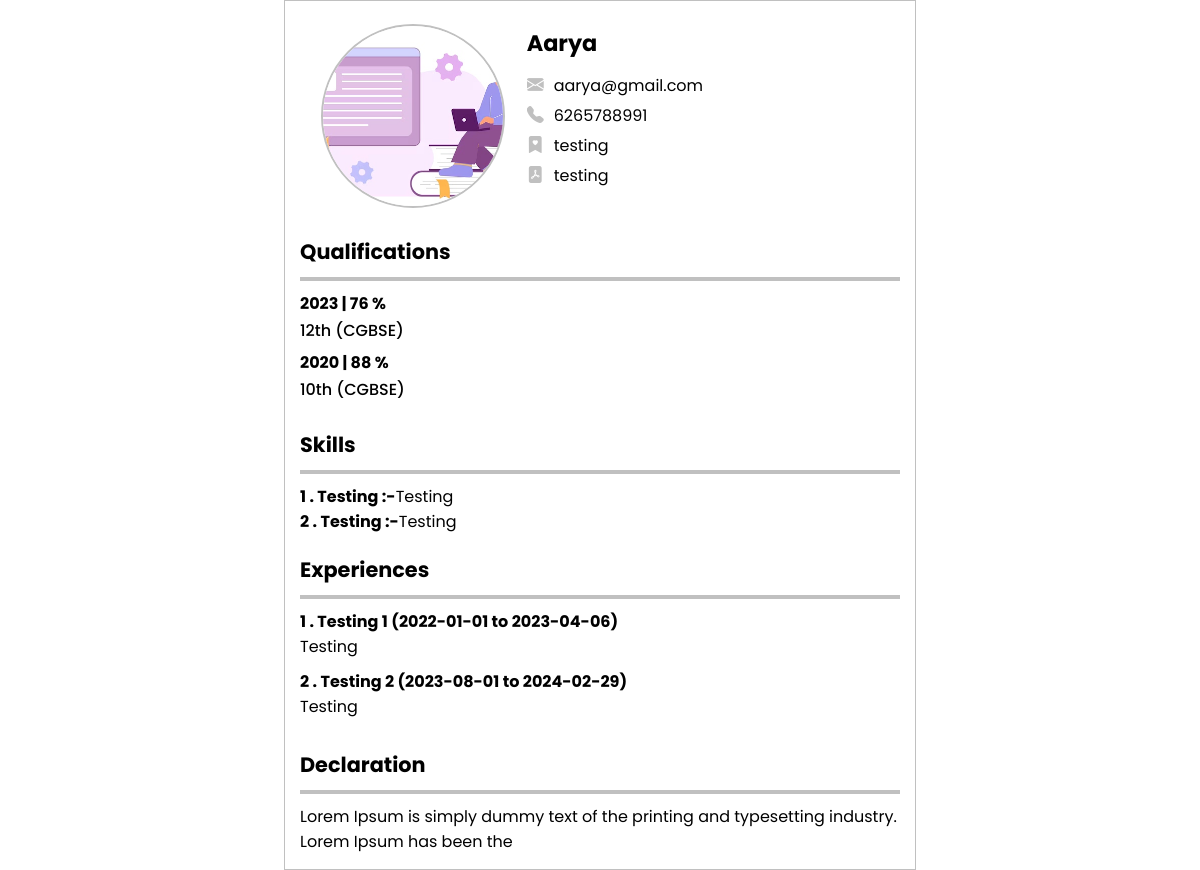
Screenshot of /resume.php?id=3 with the database file from the repository.
### tables this page shows
CREATE TABLE `users` (
  `id` int(11) NOT NULL,
  `name` varchar(50) NOT NULL,
  `image` varchar(50) NOT NULL,
  `email` varchar(50) NOT NULL,
  `contact` bigint(10) NOT NULL,
  `objective` varchar(100) NOT NULL,
  `hobbies` varchar(100) NOT NULL,
  `declaration` varchar(100) NOT NULL,
  `date` datetime NOT NULL
);

CREATE TABLE `qualifications` (
  `id` int(11) NOT NULL,
  `userid` int(11) NOT NULL,
  `qualification` varchar(100) NOT NULL,
  `board` varchar(100) NOT NULL,
  `year` varchar(50) NOT NULL,
  `percent` float NOT NULL
);

CREATE TABLE `skills` (
  `id` int(11) NOT NULL,
  `userid` int(11) NOT NULL,
  `skill` varchar(50) NOT NULL,
  `descripton` varchar(100) NOT NULL
);

CREATE TABLE `experiences` (
  `id` int(11) NOT NULL,
  `userid` int(11) NOT NULL,
  `experience` varchar(100) NOT NULL,
  `start_date` date NOT NULL,
  `end_date` date NOT NULL,
  `description` varchar(100) NOT NULL
);

### connect.php (called while the page is built, shortened)
<?php
class Database
{
	private $host = "localhost";
	private $username = "root";
	private $password = "";
	private $db = "skill_count";
	function connect(){
		$connection = mysqli_connect($this->host,$this->username,$this->password,$this->db);
		return $connection;
	}
	function read($query){
		$conn = $this->connect();
		$result = mysqli_query($conn,$query);
		if(!$result){
			return false;
		}else{
			$data = false;
			while($row = mysqli_fetch_assoc($result)){
				$data[] = $row;
			}
			return $data;
		}
	}
}
?>

### functions.php (called while the page is built, shortened)
<?php
	function getQualification($id){
		$DB = new Database();
		$sql = "SELECT * FROM `qualifications` WHERE userid = $id ORDER by year DESC";
		$result = $DB->read($sql);
		return $result;
	}
	function getSkills($id){
		$DB = new Database();
		$sql = "SELECT * FROM `skills` WHERE userid = $id";
		$result = $DB->read($sql);
		return $result;
	}
	function getExperiencesResume($id){
		$DB = new Database();
		$sql = "SELECT * FROM `experiences` WHERE userid = $id";
		$result = $DB->read($sql);
		return $result;
	}
?>

### resume.php (the view, shortened to what this page needs)
<?php
	include("connect.php");
	include("functions.php");
	$DB = new Database();
	$userid = 1;
	if (isset($_REQUEST['id'])) {
	    $userid = $_REQUEST['id'];
	}
?>
<!DOCTYPE html>
<html>
<head>
	<link rel="stylesheet" href="css/library.css" />
	<link rel="stylesheet" href="https://cdn.jsdelivr.net/npm/bootstrap-icons@1.11.2/font/bootstrap-icons.min.css">
</head>
<body>
	<?php
		$sql = "SELECT * FROM `users` WHERE id = $userid";
		$result = $DB->read($sql);
		$ROW = $result[0];
	?>
	<div class="container">
		<div class="personal-details d-f">
			<div class="profile-image h-100 d-f a-i-c j-c-c">
				<img src="<?=$ROW['image']?>">
			</div>
			<div class="profile-details h-100">
				<div class="user-name f-w-7"><?=$ROW['name']?></div>
				<div class="email-container d-f a-i-c details">
					<div class="icon"><i class="bi bi-envelope-fill"></i></div>
					<div class="icon-details"><?=$ROW['email']?></div>
				</div>
				<div class="number-container d-f a-i-c details">
					<div class="icon"><i class="bi bi-telephone-fill"></i></div>
					<div class="icon-details"><?=$ROW['contact']?></div>
				</div>
				<div class="number-container d-f a-i-c details">
					<div class="icon"><i class="bi bi-bookmark-heart-fill"></i></div>
					<div class="icon-details"><?=$ROW['hobbies']?></div>
				</div>
				<div class="number-container d-f a-i-c details">
					<div class="icon"><i class="bi bi-file-pdf-fill"></i></div>
					<div class="icon-details"><?=$ROW['objective']?></div>
				</div>
			</div>
		</div>
		<div class="qualification">
			<div class="heading f-w-7">Qualifications</div>
			<div class="underline"></div>
			<?php
				$Qualifications = getQualification($userid);
				foreach ($Qualifications as $key => $Qualification) {
					?>
					<div class="qualification-up f-w-7"><?=$Qualification['year']?> | <?=$Qualification['percent']?> %</div>
					<div class="qualification-down f-w-5"><?=$Qualification['qualification']?> (<?=$Qualification['board']?>) </div>
					<?php
				}
			?>
		</div>
		<div class="qualification">
			<div class="heading f-w-7">Skills</div>
			<div class="underline"></div>
			<?php
				$Skills = getSkills($userid);
				foreach ($Skills as $key => $Skill){
					?>
					<div class="skill-container d-f a-i-c">
						<div class="f-w-7"><?=$key + 1?> . <?=$Skill['skill']?> :- </div> <div class=""> <?=$Skill['descripton']?></div>
					</div>
					<?php
				}
			?>
		</div>
		<div class="qualification">
			<div class="heading f-w-7">Experiences</div>
			<div class="underline"></div>
			<?php
				$Experiences = getExperiencesResume($userid);
				if($Experiences && is_array($Experiences)){
					foreach ($Experiences as $key => $Experience) {
						?>
						<div class="experience-container">
							<div class="f-w-7">
								<?=$key + 1?> . <?= $Experience['experience']?> (<?=$Experience['start_date']?> to <?=$Experience['end_date']?>)
							</div>
							<div class="descripton"><?=$Experience['description']?></div>
						</div>
						<?php
					}
				}else{
					echo "As a Freshers.";
				}
			?>
		</div>
		<div class="qualification">
			<div class="heading f-w-7">Declaration</div>
			<div class="underline"></div>
			<div class="declaration">
				<?=$ROW['declaration']?>
			</div>
		</div>
	</div>
</body>
</html>

### css/library.css (style rules this page uses)
* { margin: 0; padding: 0; overflow: hidden; }
body { font-family: 'Poppins', sans-serif; }
html { scroll-behavior: smooth; overflow: auto; }
.d-f { display: flex; }
.a-i-c { align-items: center; }
.j-c-c { justify-content: center; }
.h-100 { height: 100%; }
.f-w-5 { font-weight: 500; }
.f-w-7 { font-weight: 700; }

### resume.php (style rules this page uses)
.container { min-height: 100vh; width: 50%; margin: auto; border: 1px solid silver; padding: 15px; }
.personal-details { height: 200px; justify-content: space-evenly; }
.profile-image { width: 200px; }
.profile-image img { height: 180px; width: 180px; object-fit: cover; border-radius: 50%; border: 2px solid silver; }
.profile-details { width: 60%; }
.user-name { font-size: 1.4rem; margin: 10px 0; }
.details { height: 30px; }
.details i { font-size: 17px; margin-right: 10px; color: silver; }
.qualification { margin-top: 20px; }
.heading { font-size: 1.3rem; }
.underline { height: 4px; background: silver; margin: 10px 0; }
.qualification-up { font-size: 1rem; margin-bottom: 2px; }
.qualification-down { margin-bottom: 7px; }
.experience-container { margin-bottom: 10px; }

### rows the page displays
users: image (picture), name "Aarya", email "aarya@gmail.com", contact "6265788991", hobbies "testing", objective "testing", declaration "Lorem Ipsum is simply dummy text of the printing and typesetting industry. Lorem Ipsum has been the"
qualifications: year "2023", percent "76", qualification "12th", board "CGBSE"
qualifications: year "2020", percent "88", qualification "10th", board "CGBSE"
skills: skill "Testing", descripton "Testing"
skills: skill "Testing", descripton "Testing"
experiences: experience "Testing 1", start_date "2022-01-01", end_date "2023-04-06", description "Testing"
experiences: experience "Testing 2", start_date "2023-08-01", end_date "2024-02-29", description "Testing"
